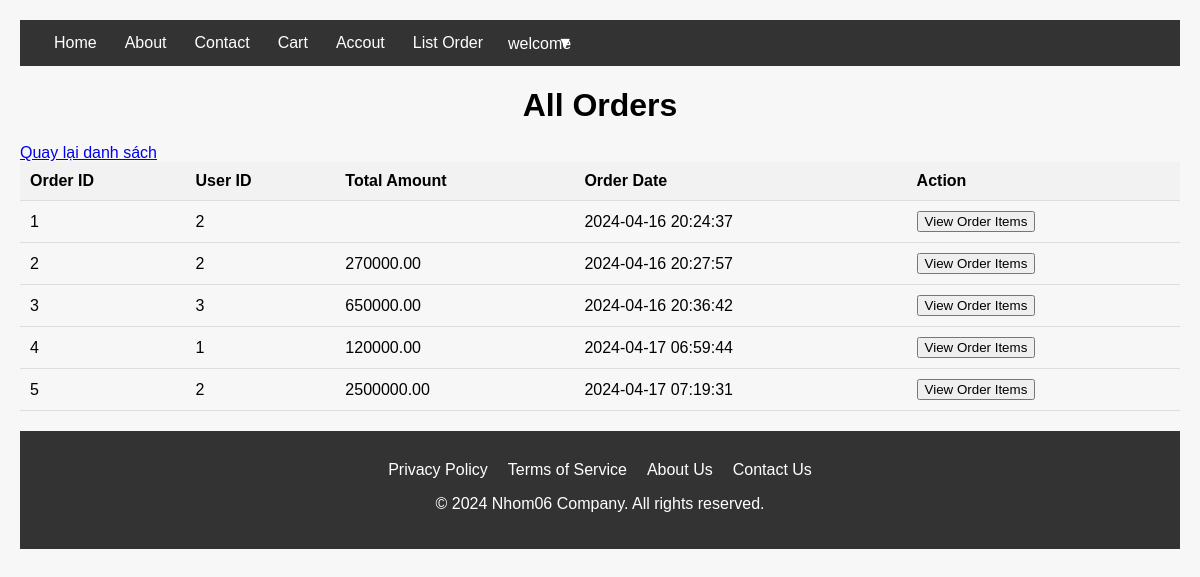
The app's page /order_list.php (signed in) with its own data.
### tables this page shows
CREATE TABLE `orders` (
  `OrderID` int(11) NOT NULL,
  `UserID` int(11) NOT NULL,
  `OrderDate` datetime DEFAULT current_timestamp(),
  `total_amount` decimal(10,2) DEFAULT NULL
);

### order_list.php (the view, shortened to what this page needs)
<?php
include 'header.php';
require_once 'db_config.php';
$sql = "SELECT * FROM Orders";
$stmt = $db->query($sql);
$orders = $stmt->fetchAll(PDO::FETCH_ASSOC);
?>
<!DOCTYPE html>
<html lang="en">
<head>
</head>
<body>
    <h1>All Orders</h1>
    <a href="index.php?" class="btn-back">Quay lại danh sách</a>
    <table>
        <tr>
            <th>Order ID</th>
            <th>User ID</th>
            <th>Total Amount</th>
            <th>Order Date</th>
            <th>Action</th>
        </tr>
        <?php foreach ($orders as $order) : ?>
            <tr>
                <td><?php echo $order['OrderID']; ?></td>
                <td><?php echo $order['UserID']; ?></td>
                <td><?php echo $order['total_amount']; ?></td>
                <td><?php echo $order['OrderDate']; ?></td>
                <td>
                    <form action="order_items.php" method="get">
                        <button type="submit">View Order Items</button>
                    </form>
                </td>
            </tr>
        <?php endforeach; ?>
    </table>
    <?php include 'footer.php'; ?>
</body>
</html>

### header.php (style rules this page uses)
body { font-family: Arial, sans-serif; margin: 0; padding: 20px; background-color: #f7f7f7; }
h1 { text-align: center; margin-bottom: 20px; }

### order_list.php (style rules this page uses)
body { font-family: Arial, sans-serif; margin: 0; padding: 20px; }
h1 { text-align: center; margin-bottom: 20px; }
table { width: 100%; border-collapse: collapse; }
th, td { padding: 10px; text-align: left; border-bottom: 1px solid #ddd; }
th { background-color: #f2f2f2; }

### records on screen
orders: OrderID "1", UserID "2", OrderDate "2024-04-16 20:24:37"
orders: OrderID "2", UserID "2", total_amount "270000.00", OrderDate "2024-04-16 20:27:57"
orders: OrderID "3", UserID "3", total_amount "650000.00", OrderDate "2024-04-16 20:36:42"
orders: OrderID "4", UserID "1", total_amount "120000.00", OrderDate "2024-04-17 06:59:44"
orders: OrderID "5", UserID "2", total_amount "2500000.00", OrderDate "2024-04-17 07:19:31"
